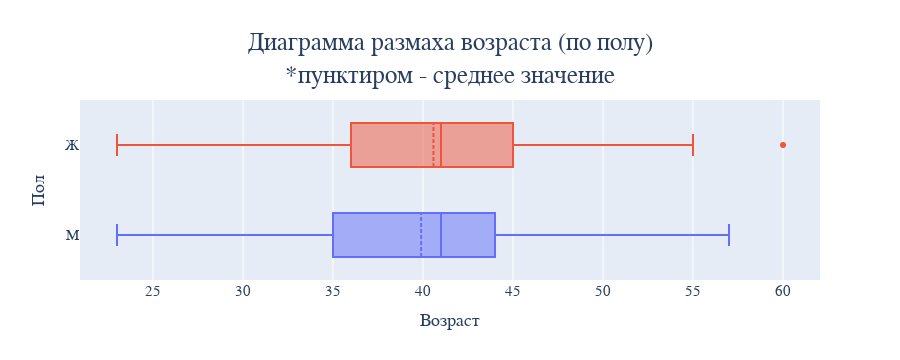

Notebook code for this chart:
### Markdown cell above
Как ни странно, распределение возраста также напоминает нормальное

### Code cell
fig = go.Figure()

fig.add_trace(
    go.Box(
        x=df.loc[df['Пол'] == 'М','Возраст'],
        boxmean=True,
        name='М',
        showlegend=False
    ),
)

fig.add_trace(
    go.Box(
        x=df.loc[df['Пол'] == 'Ж','Возраст'],
        boxmean=True,
        name='Ж',
        showlegend=False
    ),
)

fig.update_layout(
    title_text='Диаграмма размаха возраста (по полу)<br>*пунктиром - среднее значение',
    yaxis_title='Пол',
    xaxis_title='Возраст',
)
fig.show()

### Figure 1 — Plotly figure (JSON) as saved in the notebook; plotly's stock layout.template omitted (floating-point values rounded to 4 significant figures; data arrays with more than 128 entries replaced by an {"elided": "..."} marker saying what was removed)
{"data": [{"boxmean": true, "name": "М", "showlegend": false, "type": "box", "x": {"elided": "139 int values"}}, {"boxmean": true, "name": "Ж", "showlegend": false, "type": "box", "x": [39, 49, 42, 32, 34, 40, 36, 41, 40, 50, 40, 45, 43, 25, 38, 37, 41, 42, 39, 39, 49, 41, 30, 49, 26, 50, 35, 36, 43, 46, 32, 50, 40, 44, 55, 39, 31, 38, 40, 38, 37, 55, 43, 31, 54, 50, 40, 45, 42, 41, 23, 45, 45, 45, 46, 43, 39, 45, 35, 25, 41, 48, 40, 36, 41, 39, 45, 39, 41, 34, 38, 47, 45, 39, 50, 49, 47, 45, 34, 40, 46, 36, 33, 30, 30, 33, 41, 41, 41, 47, 49, 43, 24, 36, 36, 36, 60, 44]}], "layout": {"height": 360, "title": {"text": "Диаграмма размаха возраста (по полу)<br>*пунктиром - среднее значение"}, "width": 900, "xaxis": {"autorange": true, "range": [20.94, 62.06], "title": {"text": "Возраст"}, "type": "linear"}, "yaxis": {"autorange": true, "range": [-0.5, 1.5], "title": {"text": "Пол"}, "type": "category"}}}
